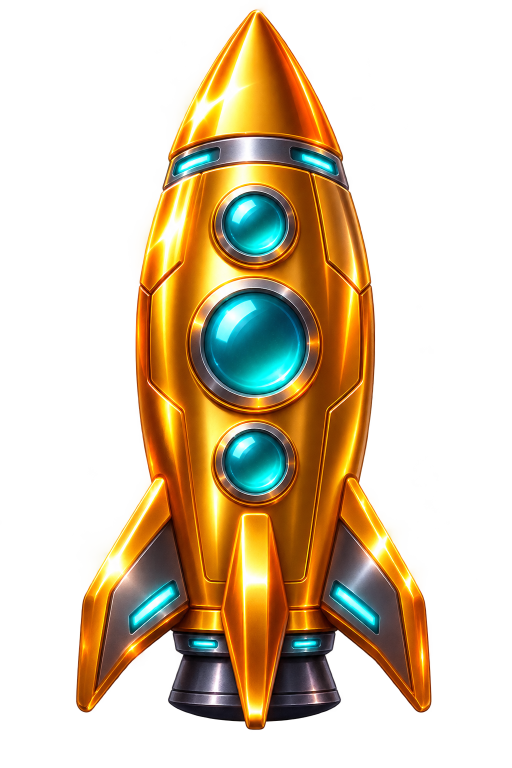
#> input picture design/rocket-reels/rakete.png, 1024 x 1536 px (shown at 1/2 size)
$ python rocket-reels-assets.py
#> lines starting #> are read from the running program, lines starting #| are printed output that depends on the picture; after the words box and inside, x2 and y2 are one past the last pixel; in counts of white or black regions, pixels touching at a corner belong together
#!/usr/bin/env python3
"""Rocket Reels: ChatGPT-Bilder aus design/rocket-reels/ in schlanke WebP-Dateien fürs Spiel umwandeln.

Aufruf: python3 tools/rocket-reels-assets.py   (braucht Pillow, numpy, scipy)
Erwartet Einzeldateien (Namen und Prompts in design/rocket-reels/PROMPTS.md). Fehlende Dateien werden übersprungen –
das Spiel zeichnet dafür eigene Platzhalter. Optional: Musik als design/rocket-reels/ton/musik.mp3 bzw. freispiele.mp3.
Schreibt public/spiele/rocket-reels/img/*.webp (+ manifest.json), ton/*.mp3 sowie Kachel und Teilen-Vorschau in public/bilder/.
Hat ein freigestelltes Bild keinen echten Alphakanal, wird eine einfarbige oder karierte Randfläche entfernt.
"""
import json
import shutil
from pathlib import Path

import numpy as np
from PIL import Image
from scipy import ndimage

ROOT = Path(__file__).resolve().parent.parent
SRC = ROOT / 'design' / 'rocket-reels'
OUT = ROOT / 'public' / 'spiele' / 'rocket-reels' / 'img'
TON = ROOT / 'public' / 'spiele' / 'rocket-reels' / 'ton'
BILDER = ROOT / 'public' / 'bilder'

SYMBOLE = ['rakete', 'astronaut', 'alien', 'planet', 'kristall', 'meteor', 'satellit', 'a', 'k', 'q', 'j', 'zehn', 'stargate']
# Name -> größte Kantenlänge (freigestellt, auf den Inhalt zugeschnitten). Walzenzellen sind auf dem Handy höchstens ~120 CSS-px groß.
FREI = {**{'sym-' + s: 288 for s in SYMBOLE}, 'rakete': 420}
# Vollbilder: Name -> Breite
VOLL = {'hintergrund': 900, 'bonus-hintergrund': 900, 'risiko-hintergrund': 900}


def find(name):
    for ext in ('.png', '.webp', '.jpg', '.jpeg'):
        f = SRC / (name + ext)
        if f.exists():
            return f
    return None


def remove_background(rgba):
    """Randfläche entfernen, falls das Bild keinen echten Alphakanal hat (weiß, einfarbig oder Schachbrett)."""
    if (rgba[..., 3] < 250).mean() > 0.02:
        return rgba
    rgb = rgba[..., :3].astype(int)
    corners = np.array([rgb[0, 0], rgb[0, -1], rgb[-1, 0], rgb[-1, -1]])
    near = np.zeros(rgb.shape[:2], bool)
    for c in corners:
        near |= np.abs(rgb - c).sum(-1) < 40
    grey = (np.abs(rgb[..., 0] - rgb[..., 1]) < 8) & (np.abs(rgb[..., 1] - rgb[..., 2]) < 8) & (rgb.min(-1) > 185)
    lab, _ = ndimage.label(near | grey)
    border = set(np.unique(np.concatenate([lab[0], lab[-1], lab[:, 0], lab[:, -1]]))) - {0}
    bg = ndimage.binary_opening(np.isin(lab, list(border)), iterations=1)
    out = rgba.copy()
    out[..., 3] = np.where(bg, 0, out[..., 3])
    edge = ndimage.binary_dilation(bg, iterations=1) & ~bg
    out[..., 3] = np.where(edge, (out[..., 3] * 0.5).astype(np.uint8), out[..., 3])
    return out


def drop_specks(rgba):
    a = rgba[..., 3]
    lab, n = ndimage.label(a > 24)
    if n <= 1:
        return rgba
    sizes = ndimage.sum(np.ones_like(a), lab, range(1, n + 1))
    keep = np.zeros(n + 1, bool)
    keep[1:] = sizes >= sizes.max() * 0.01
    mask = ndimage.binary_dilation(keep[lab], iterations=3)
    out = rgba.copy()
    out[..., 3] = np.where(mask, a, 0)
    return out


def cut(name, size):
    f = find(name)
    if not f:
        return None
    rgba = drop_specks(remove_background(np.array(Image.open(f).convert('RGBA'))))
    ys, xs = np.nonzero(rgba[..., 3] > 90)  # schwacher Leuchtschein am Rand zählt nicht zur Größe
    m = 6; y0, y1, x0, x1 = max(0, ys.min() - m), min(rgba.shape[0], ys.max() + m + 1), max(0, xs.min() - m), min(rgba.shape[1], xs.max() + m + 1)
    crop = Image.fromarray(rgba[y0:y1, x0:x1])
    s = size / max(crop.width, crop.height)
    crop.resize((round(crop.width * s), round(crop.height * s)), Image.LANCZOS).save(OUT / f'{name}.webp', 'WEBP', quality=86, method=6)
    return f'{name}.webp'


def voll(name, breite):
    f = find(name)
    if not f:
        return None
    im = Image.open(f).convert('RGB')
    im.resize((breite, round(im.height * breite / im.width)), Image.LANCZOS).save(OUT / f'{name}.webp', 'WEBP', quality=78, method=6)
    return f'{name}.webp'


def main():
    OUT.mkdir(parents=True, exist_ok=True)
    made = [n for n in (cut(k, h) for k, h in FREI.items()) if n]
#> in drop_specks, `a = rgba[..., 3]`:
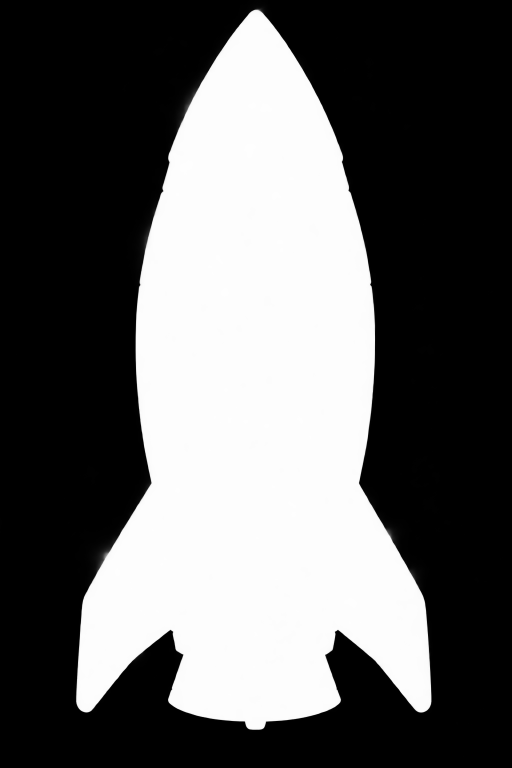
#> a: shape (1536, 1024) (shown at 1/2 size); min 0, max 254, mean 97.8
#> in drop_specks, `lab, n = ndimage.label(a > 24)`:
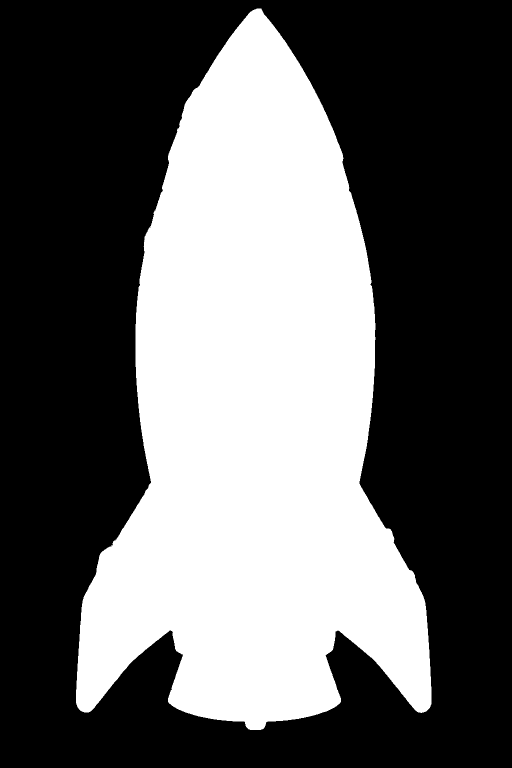
#> lab: shape (1536, 1024) int32 (shown at 1/2 size); values 0 (black) and 1 (white), 38.9% white; 1 white region, box (x1, y1, x2, y2) and area: (152, 17, 863, 1460) 611438
#> in drop_specks, `lab, n = ndimage.label(a > 24)`: n = 1
#> in cut, rgba is the input picture: shape (1536, 1024, 4); mean R, G, B, A 96, 65.7, 26.1, 97.8
#> in cut (call 14), `y0, y1, x0, x1 = (max(0, ys.min() - m), min(rgba.shape[0], ys.max() + `: y0 = 13; y1 = 1466; x0 = 146; x1 = 869
#> in cut (call 14), `crop = Image.fromarray(rgba[y0:y1, x0:x1])`:
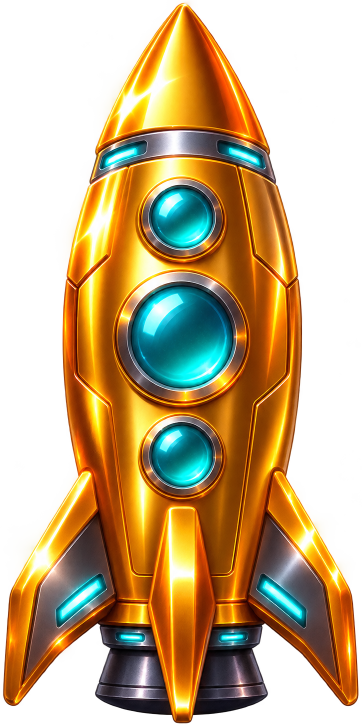
#> crop: PIL image 723x1453 RGBA (shown at 1/2 size); mean R, G, B, A 130.6, 91.4, 37.8, 146.4; transparent parts drawn white
#> in cut (call 14), `crop.resize((round(crop.width * s), round(crop.height * s)), Image.LAN..`:
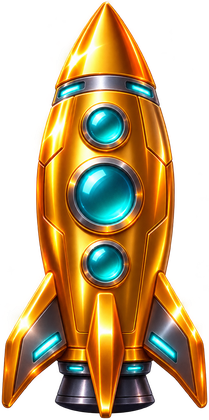
#> saved as rakete.webp: PIL image 209x420 RGBA; mean R, G, B, A 99.1, 72, 31.9, 146.4; transparent parts drawn white
    made += [n for n in (voll(k, b) for k, b in VOLL.items()) if n]
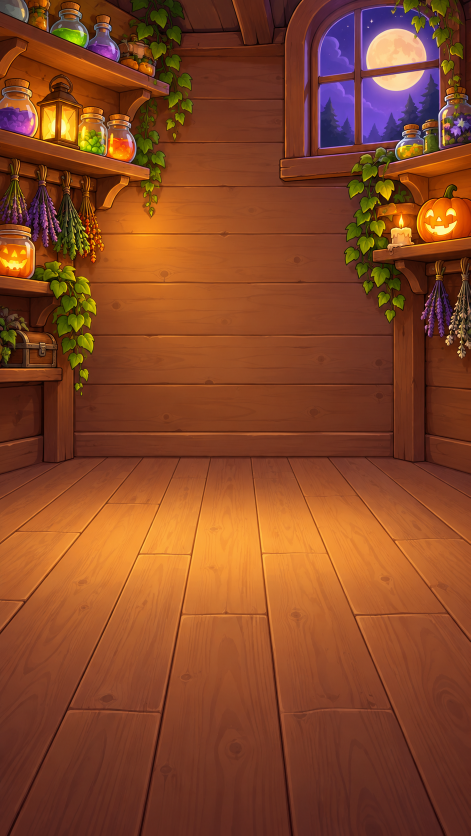
#> input picture design/hexis-zaubersuppe/hintergrund.png, 941 x 1672 px, found by its file name (shown at 1/2 size)
#> in voll, im is the input picture: PIL image 941x1672 RGB; mean R, G, B 134.7, 70.8, 38
#> in voll, `im.resize((breite, round(im.height * breite / im.width)), Image.LANCZO..`:
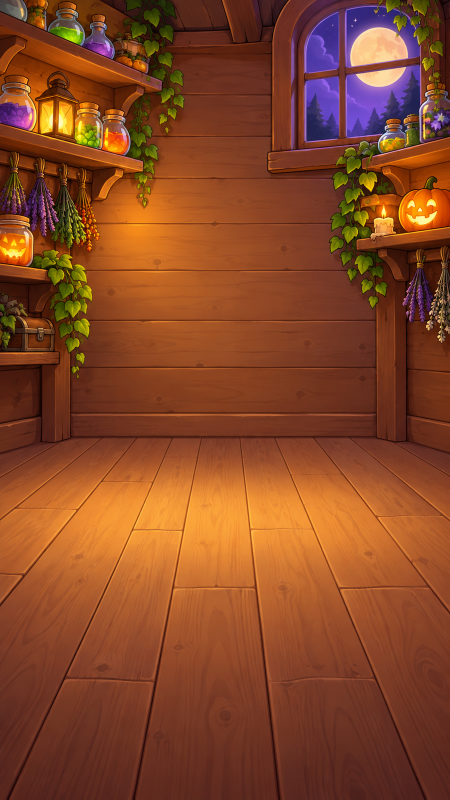
#> saved as hintergrund.webp: PIL image 900x1599 RGB (shown at 1/2 size); mean R, G, B 134.7, 70.8, 38
#> call 2 of voll, with name = 'bonus-hintergrund', breite = 900
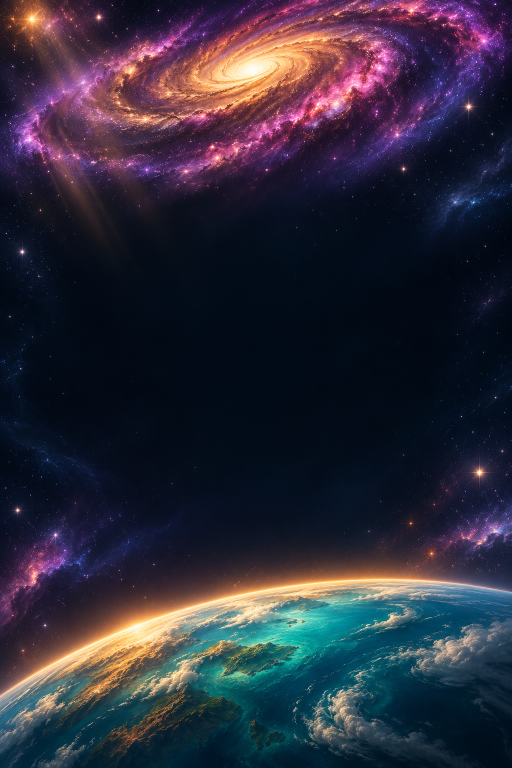
#> input picture design/rocket-reels/bonus-hintergrund.png, 1024 x 1536 px (shown at 1/2 size)
#> in voll, im is the input picture: PIL image 1024x1536 RGB; mean R, G, B 46, 43.8, 58.7
    r = find('rahmen')
    if r:  # Rahmen bleibt schwarz hinterlegt: das Spiel mischt ihn per "screen", Schwarz wird dadurch unsichtbar
        im = Image.open(r).convert('RGB')
        im.resize((1200, round(im.height * 1200 / im.width)), Image.LANCZOS).save(OUT / 'rahmen.webp', 'WEBP', quality=84, method=6)
        made.append('rahmen.webp')
    toene = []
    if (SRC / 'ton').is_dir():
        TON.mkdir(parents=True, exist_ok=True)
        for name in ('musik', 'freispiele'):
            q = SRC / 'ton' / f'{name}.mp3'
            if q.exists():
                shutil.copyfile(q, TON / f'{name}.mp3')
                toene.append(f'ton/{name}.mp3')
    (OUT / 'manifest.json').write_text(json.dumps(made + toene) + '\n')
    k = find('kachel')
    if k:
        im = Image.open(k).convert('RGB'); s = min(im.size)
        im.crop(((im.width - s) // 2, (im.height - s) // 2, (im.width + s) // 2, (im.height + s) // 2)).resize((720, 720), Image.LANCZOS).save(BILDER / 'rocket-reels.webp', 'WEBP', quality=84, method=6)
    s = find('social')
    if s:
        im = Image.open(s).convert('RGB')
        h = min(im.height, round(im.width * 630 / 1200)); w = min(im.width, round(im.height * 1200 / 630))
        left, top = (im.width - w) // 2, (im.height - h) // 2
        im.crop((left, top, left + w, top + h)).resize((1200, 630), Image.LANCZOS).save(BILDER / 'rocket-reels-og.jpg', 'JPEG', quality=86)
    fehlen = [n for n in list(FREI) + list(VOLL) + ['rahmen'] if not find(n)]
    print('Bilder:', ', '.join(made) or '–')
    print('Musik:', ', '.join(toene) or '– (Freispiel-Musik wird live erzeugt)')
    print('Kachel:', 'ja' if k else 'nein', '| Vorschau:', 'ja' if s else 'nein')
    print('Noch offen:', ', '.join(fehlen) or 'nichts')


if __name__ == '__main__':
    main()
